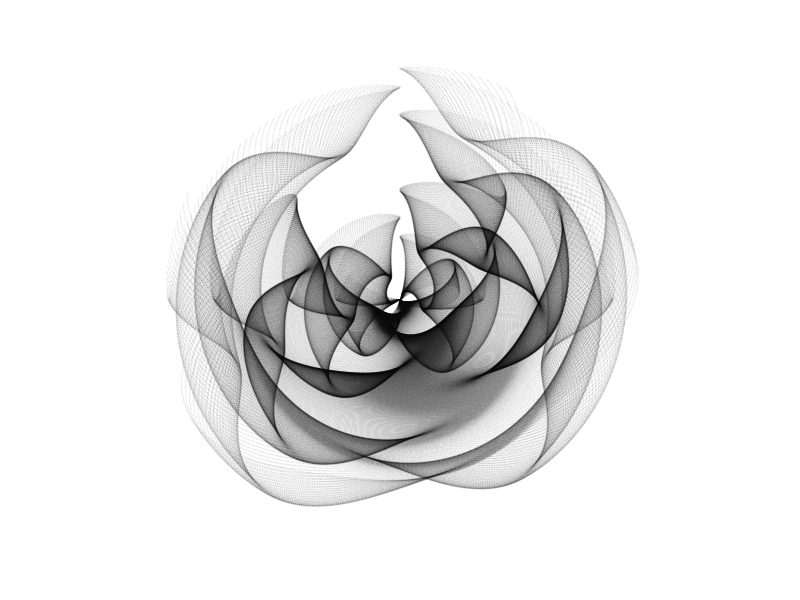

This chart was generated by the following R code:
## ---- chunk 1
5+5 # I can't do math
## ---- chunk 2
2+2
1:100
3*3
sample(1:9)
X <- matrix(sample(1:9), nrow = 3, ncol = 3)
X
sum(X)
mean(X)
?sum
sum
nucleotides <- c("a", "c", "g", "t")
nucleotides
sample(nucleotides, size = 100, replace = TRUE)
table(sample(nucleotides, size = 100, replace = TRUE))
paste0(sample(nucleotides, size = 100, replace = TRUE), collapse = "")
replicate(n = 10, expr = paste0(sample(nucleotides, size = 100, replace = TRUE), collapse = ""))
df <- data.frame(id = paste0("seq", 1:10), seq = replicate(n = 10, expr = paste0(sample(nucleotides, size = 100, replace = TRUE), collapse = "")))
df
str(df)
ls()
## ---- chunk 3
# This is a practice for branching
## ---- chunk 4
library("tidyverse")

xy <- seq(from = -3,
          to = 3, 
          by = 0.01)
expand_grid(x = xy,
            y = xy) |>
  ggplot(
    mapping = aes(
      x = (1 + x - sin(y^2)),
      y = (1 - y - cos(x^2)))) +
  geom_point(alpha = 0.05,
             shape = 20,
             size = 0) + 
  theme_void() +
  coord_polar()
